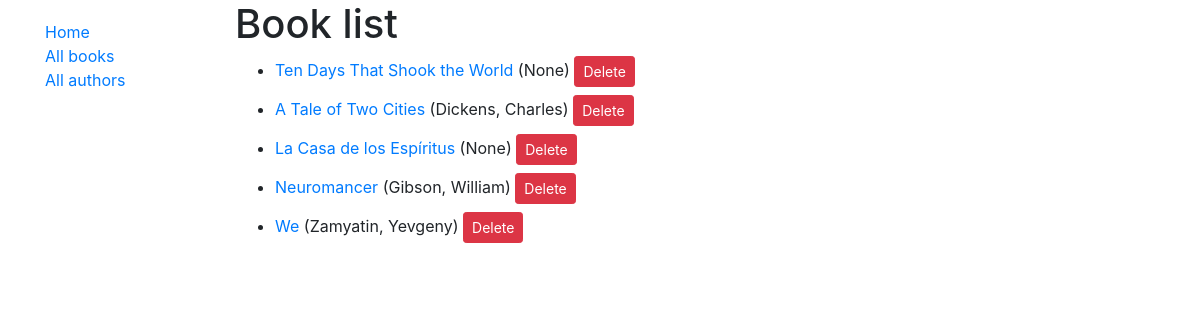
/catalog/books/, run on an earlier commit of the app's database.
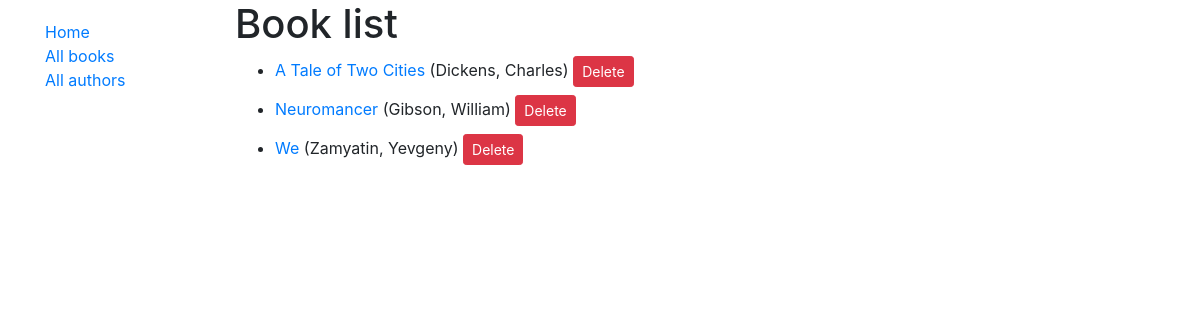
And on a later commit of the database.
### catalog/models.py (models this page shows, shortened)
class Book(models.Model):
    id = models.UUIDField(primary_key=True, default=uuid.uuid4)
    title = models.CharField(max_length=200)
    author = models.ForeignKey('Author', on_delete=models.SET_NULL, null=True)
    summary = models.TextField(max_length=1000)
    year = models.CharField(max_length=200, null=True, blank=True)
    genre = models.ManyToManyField(Genre)
    READ_STATUS = {
        ('w', 'Want to read'),
        ('a', 'Already read'),
        ('r', 'Reading now')
    }
    status = models.CharField(
        max_length=1,
        choices=READ_STATUS,
        blank=True,
        default='w'
    )
    def get_absolute_url(self):
        return reverse('book-detail', args=[str(self.id)])
    def get_delete_url(self):
        return reverse('book_delete', args=[str(self.id)])

class Author(models.Model):
    first_name = models.CharField(max_length=100)
    last_name = models.CharField(max_length=100)
    date_of_birth = models.DateField(null=True, blank=True)
    date_of_death = models.DateField('Date of Death', null=True, blank=True)
    class Meta:
        ordering = ['last_name', 'first_name']
    def __str__(self):
        return f'{self.last_name}, {self.first_name}'

### catalog/views.py (the view)
# urls.py: path('books/', views.BookListView.as_view(), name='books'),
class BookListView(generic.ListView):
    model = Book

### catalog/templates/catalog/book_list.html
{% extends "base_generic.html" %}
{% block content %}
  <h1>Book list</h1>
  {% if book_list %}
  <ul>
    {% for book in book_list %}
      <li class="my-2">
        <a href="{{ book.get_absolute_url }}">{{ book.title }}</a> ({{ book.author }})
        <a class="btn btn-sm btn-danger" href="{{ book.get_delete_url }}">Delete</a>
      </li>
    {% endfor %}
  </ul>
  {% else %}
    <p>There are no books in the catalog.</p>
  {% endif %}
{% endblock %}

### catalog/templates/base_generic.html (shortened to what this page needs)
<!doctype html>
<html lang="en">
  <head>
    <link rel="stylesheet" href="https://stackpath.bootstrapcdn.com/bootstrap/4.3.1/css/bootstrap.min.css">
    {% load static %}
    <link rel="stylesheet" href="{% static 'css/styles.css' %}">
  </head>
  <body>
    <section class="container">
      <div class="row">
        <div class="col-sm-2">
        {% block sidebar %}
          <ul class="sidebar-nav">
            <li><a href="{% url 'index' %}">Home</a></li>
            <li><a href="{% url 'books' %}">All books</a></li>
            <li><a href="{% url 'authors' %}">All authors</a></li>
          </ul>
        {% endblock %}
        </div>
        <div class="col-sm-10">{% block content %}{% endblock %}</div>
      </div>
    </section>
  </body>
</html>

### catalog/static/css/styles.css (style rules this page uses)
.sidebar-nav { margin-top: 20px; padding: 0; list-style: none; }

What changed in the data, as far as the page shows it:
removed Book: title "Ten Days That Shook the World", author "None"
removed Book: title "La Casa de los Espíritus", author "None"
